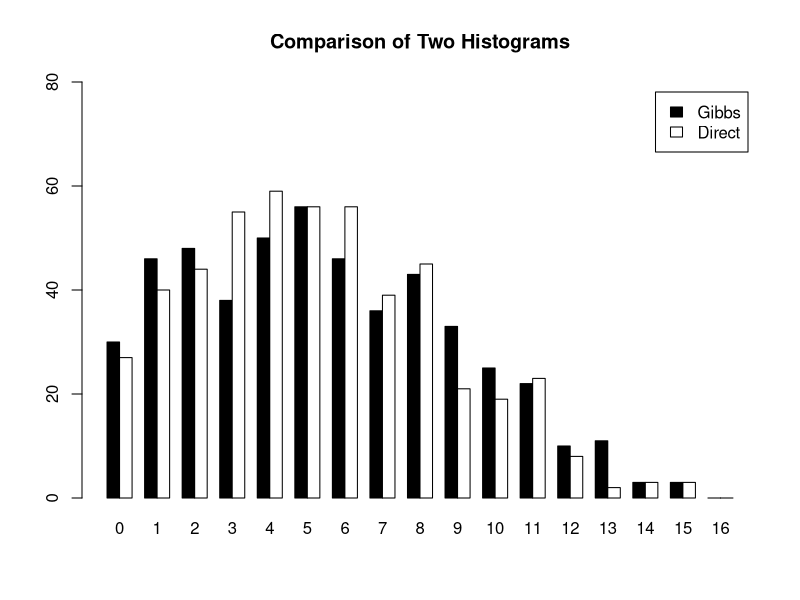

Reproduce this figure in R.

# homework 2
set.seed(2)
rep = 500; n = 16; alpha = 2; beta = 4; k = 10

u <- matrix(nrow = rep)
u_tmp <- matrix(nrow = k + 1)
v_tmp <- matrix(nrow = k + 1)

betabinom_dist <- function(rep, n, alpha, beta) {
	pb <- rbeta(rep, alpha, beta)
	rbinom(rep, n, prob = pb)
}

for(i in 1:rep) {
	v_tmp[1] <- rbeta(1, 1, 1)
	u_tmp[1] <- rbinom(1, n, v_tmp[1])
	for(j in 2:(k + 1)) {
		v_tmp[j] <- rbeta(1, u_tmp[j - 1] + alpha, n - u_tmp[j - 1] + beta)
		u_tmp[j] <- rbinom(1, n, v_tmp[j])
	}
	u[i] <- u_tmp[k + 1]
}

Direct_ <- betabinom_dist(500, 16, 2, 4)
Gibbs <- table(factor(u, levels = c(0: 16)))
Direct <- table(factor(Direct_, levels = c(0: 16)))
data <- rbind(Gibbs, Direct)

barplot(data, beside = TRUE, col = c("black", "white"), ylim = c(0, 80), legend = rownames(data))
title(main = "Comparison of Two Histograms")
